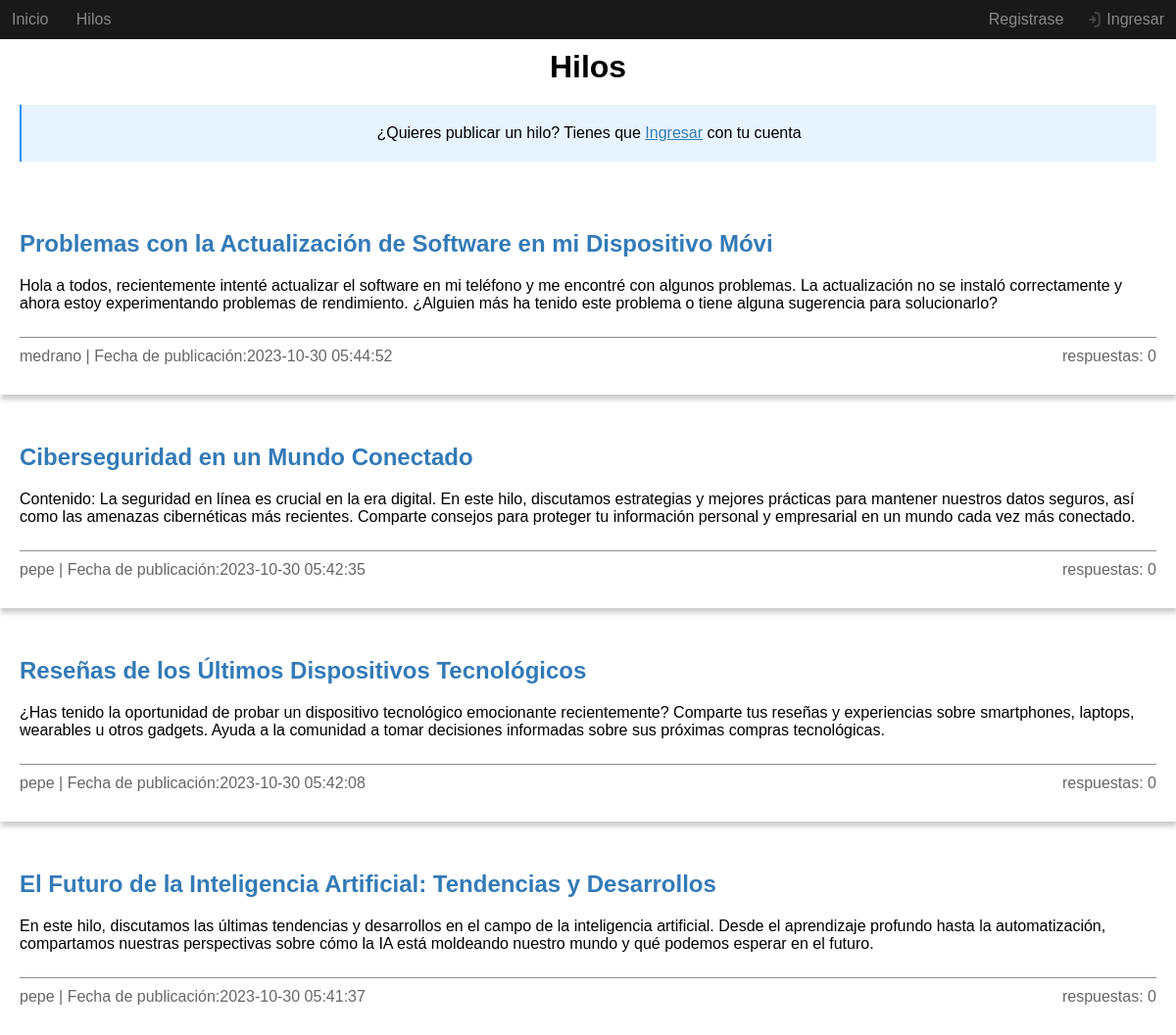
The app's page /, older data.
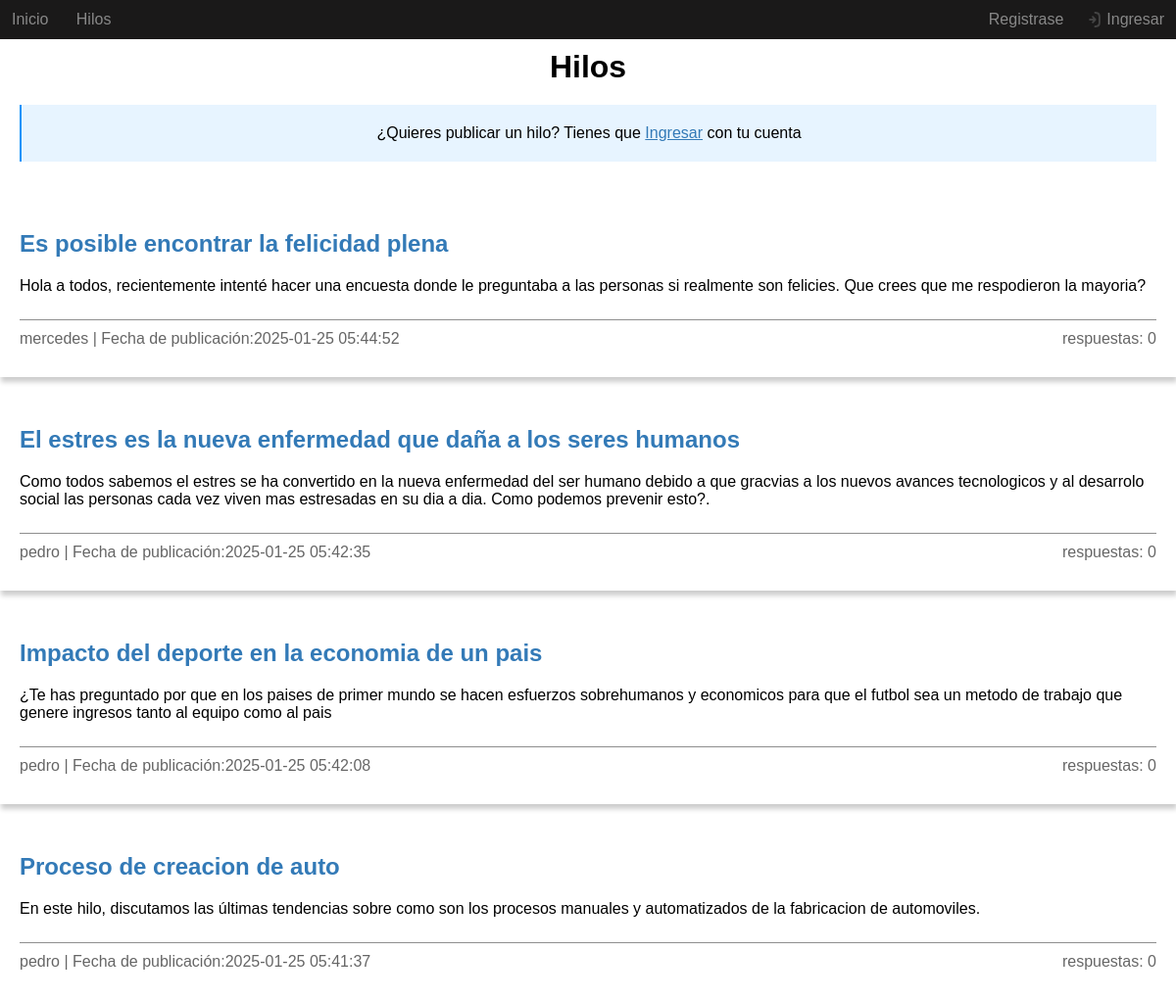
The same page, newer data.
### tables this page shows
CREATE TABLE `hilo` (
  `id` int(11) NOT NULL,
  `titulo` varchar(250) NOT NULL,
  `contenido` varchar(1000) NOT NULL,
  `fecha_creacion` timestamp NOT NULL DEFAULT current_timestamp(),
  `usuario_id` int(11) NOT NULL
);

CREATE TABLE `usuario` (
  `id` int(11) NOT NULL,
  `usuario` varchar(60) NOT NULL,
  `correo` varchar(60) NOT NULL,
  `clave` varchar(60) NOT NULL,
  `fecha_registro` timestamp NOT NULL DEFAULT current_timestamp()
);

### controllers/threadcontroller.php (called while the page is built, shortened)
<?php
final class ThreadController extends SessionController
{
    function index()
    {
        $threads = $this->getThreadsAll();
        $threadsAllInfo = [];
        foreach ($threads as $thread) {
            $thread['usuario'] = $this->getUser($thread['usuario']);
            $thread['respuestas'] = $this->countAnswers($thread['id']);
            array_push($threadsAllInfo, $thread);
        }
        $this->view->render('thread/index', ['user' => $this->user, 'threads' => $threadsAllInfo]);
    }
    private function getThreadsAll($n = 10)
    {
        $thread = new ThreadModel();
        return $thread->getThreadLimit($n, true);
    }
    private function getUser($userId)
    {
        $user = new UserModel();
        $user->getById($userId);
        $userInfo = [];
        $userInfo['id'] = $user->getId();
        $userInfo['usuario'] = $user->getUsername();
        return $userInfo;
    }
    private function countAnswers($threadId)
    {
        $answer = new AnswerModel();
        return $answer->countAnswersByThreadId($threadId);
    }
}

### libs/app.php (called while the page is built, shortened)
<?php
class App
{
    private $method = 'index';
    function __construct()
    {
        $url = $this->parseUrl();
        $this->controller = new $this->controllerName;
        $this->params = $url ? array_values($url) : [];
        $this->controller->{$this->method}($this->params);
    }
}

### index.php (called while the page is built, shortened)
<?php
require_once 'libs/app.php';
require_once 'libs/view.php';
$app = new App();

### models/threadmodel.php (called while the page is built, shortened)
<?php
class ThreadModel extends Model implements IModel
{
    private $id;
    private $title;
    private $content;
    private $creationDate;
    private $userId;
    public function getThreadLimit($n, $toArray = false)
    {
        $items = [];
        try {
            $pdo = $this->db->connect();
            $query = $pdo->prepare('SELECT * FROM hilo ORDER BY fecha_creacion DESC LIMIT :n');
            $query->execute(['n' => $n]);
            if ($query->rowCount() > 0) {
                while ($p = $query->fetch(PDO::FETCH_ASSOC)) {
                    $item = new ThreadModel();
                    $item->from($p);
                    if ($toArray) {
                        $item = $item->toArray();
                    }
                    array_push($items, $item);
                }
                return $items;
            } else {
                return null;
            }
        } catch (PDOException $e) {
            return false;
        }
    }
    public function from($array)
    {
        $this->id = $array['id'];
        $this->title = $array['titulo'];
        $this->content = $array['contenido'];
        $this->creationDate = $array['fecha_creacion'];
        $this->userId = $array['usuario_id'];
    }
    public function toArray()
    {
        $array = [];
        $array['id'] = $this->id;
        $array['titulo'] = $this->title;
        $array['contenido'] = $this->content;
        $array['fecha_creacion'] = $this->creationDate;
        $array['usuario'] = $this->userId;
        return $array;
    }
}

### models/usermodel.php (called while the page is built, shortened)
<?php
class UserModel extends Model implements IModel
{
    public function getById($id)
    {
        try {
            $pdo = $this->db->connect();
            $query = $pdo->prepare('SELECT * FROM usuario  WHERE id =:id ');
            $query->execute(['id' => $id]);
            return $this;
        } catch (PDOException $e) {
            error_log('UserModel::getById ' . $e->getMessage());
            return false;
        }
    }
}

### views/thread/index.php (the view, shortened to what this page needs)
<?php
$threads = $this->d['threads'];
$user = $this->d['user'];
?>
<!DOCTYPE html>
<html lang="es">
<head>
    <link rel="stylesheet" href="<?php echo constant('URL') ?>./public/css/styles.css">
</head>
<body>
    <?php require 'views/header.php' ?>
    <div class="container">
        <h1>Hilos</h1>
        <?php
        if ($user) {
        ?>
            <div class="new-thread">
                <form action="<?php echo constant('URL') ?>thread/newThread" class="form" method="post">
                    <div class="form-group">
                        <label>titulo</label>
                        <input type="text" class="text-in" name="title">
                    </div>
                    <div class="form-group">
                        <label>Contenido</label>
                        <textarea name="content" class="text-in" cols="30" rows="5"></textarea>
                    </div>
                    <button type="submit" class="btn"> Publicar</button>
                </form>
            </div>
        <?php
        } else {
            echo '<div class="message"> ¿Quieres publicar un hilo? Tienes que <a href="' . constant('URL') . 'login">Ingresar</a> con tu cuenta </div>';
        }
        ?>
        <div class="threads">
            <?php
            foreach ($threads as $thread) {
            ?>
                <div class="thread">
                    <div class="thread-header">
                        <h2><a href="<?php echo constant('URL') . 'thread/info/' . $thread['id'] ?>"><?php echo $thread['titulo']; ?></a></h2>
                    </div>
                    <div class="thread-content">
                        <p><?php echo $thread['contenido']; ?></p>
                    </div>
                    <div class="thread-footer">
                        <div>
                            <label class="t_user"></span> <?php echo $thread['usuario']['usuario']; ?></label> | <label class="t_public-date">Fecha de publicación:</label><span><?php echo $thread['fecha_creacion']; ?></span>
                        </div>
                        <div>
                            <span>respuestas: <?php echo $thread['respuestas']; ?></span>
                        </div>
                    </div>
                </div>
            <?php
            }
            ?>
        </div>
    </div>
</body>
</html>

### libs/view.php (shortened to what this page needs)
<?php
class View
{
    public function render($viewName, $data = [])
    {
        $viewPath = "views/$viewName.php";
        if (file_exists($viewPath)) {
            $this->d = $data;
            require $viewPath;
        } else {
            echo "La vista '$viewName' no se encuentra.";
        }
    }
}

### views/header.php
<header>
    <nav>
        <div class="nav-left">
            <a href="<?php echo  constant('URL') ?>">Inicio</a>
            <a href="<?php echo  constant('URL') ?>thread">Hilos</a>
        </div>
        <div class="nav-right">
            <?php
            if (isset($user)) {
                echo '<label class="h_user"> <span class="i-user"></span>' . $user->getUsername() . '</label>';
                echo '<a href="' . constant('URL') . 'logout" class="h_link"><span class="i-logout"></span> Cerrar sesión</a>';
            } else {
                echo '<a href="' . constant('URL') . 'signup" class="h_link">Registrase</a>';
                echo '<a href="' . constant('URL') . 'login" class="h_link"><span class="i-login"></span> Ingresar</a>';
            }
            ?>
        </div>
    </nav>
</header>

### public/css/styles.css (style rules this page uses)
* { padding: 0; margin: 0; box-sizing: border-box; }
:root { --body-color: #e0e0e0; --color-primary: #337ab7; ; --color-secondary: #1a1919; --color-link: #337ab7; ; }
a { color: var(--color-link); }
body { font-family: 'Trebuchet MS', 'Lucida Sans Unicode', 'Lucida Grande', 'Lucida Sans', Arial, sans-serif; background-color: var(--body-color); }
h1 { margin: auto; text-align: center; }
header { background-color: var(--color-secondary); color: #888; position: fixed; width: 100%; }
header a { color: inherit; text-decoration: none; padding: 10px 12px; }
header nav { max-width: 1200px; height: 40px; display: flex; justify-content: space-between; align-items: center; margin: 0 auto; }
.nav-right { display: flex; align-items: center; }
.h_link { display: flex; align-items: center; gap: 4px; }
.i-login { content: url(../icons/login.svg); width: 1em; height: 1em; color: currentColor; }
.container { padding-top: 50px; min-height: 100vh; max-width: 1200px; margin: 0 auto; background-color: white; overflow: hidden; }
.message { background-color: #0d93f919; border-left: solid 2px #0d93f9; margin: 20px; padding: 20px; text-align: center; }
.threads { margin-top: 40px; display: flex; flex-direction: column; gap: 20px; }
.thread { padding: 20px; box-shadow: 1px 5px 5px rgba(0, 0, 0, 0.2); }
.thread a { color: var(--color-link); text-decoration: none; }
.thread-header { padding: 10px 0; }
.thread-content { padding: 10px 0; margin-bottom: 15px; }
.thread-footer { opacity: 0.6; padding: 10px 0; border-top: solid 1px #444; display: flex; justify-content: space-between; align-items: center; }

Row changes from the older to the newer data that the page shows:
removed hilo: titulo "Ciberseguridad en un Mundo Conectado", contenido "Contenido: La seguridad en línea es crucial en la era digital. En este hilo, discutamos estrategias y mejores prácticas para mantener nuestros datos seguros, así como las amenazas cibernéticas más recientes. Comparte consejos para proteger tu información personal y empresarial en un mundo cada vez más conectado.", usuario.usuario "pepe", fecha_creacion "2023-10-30 05:42:35", respuestas "0"
removed hilo: titulo "Reseñas de los Últimos Dispositivos Tecnológicos", contenido "¿Has tenido la oportunidad de probar un dispositivo tecnológico emocionante recientemente? Comparte tus reseñas y experiencias sobre smartphones, laptops, wearables u otros gadgets. Ayuda a la comunidad a tomar decisiones informadas sobre sus próximas compras tecnológicas.", usuario.usuario "pepe", fecha_creacion "2023-10-30 05:42:08", respuestas "0"
changed hilo: titulo "Problemas con la Actualización de Software en mi Dispositivo Móvi" → "Es posible encontrar la felicidad plena"; contenido "…a todos, recientemente intenté actualizar el software en mi teléfono y me encontré con algunos problemas. La actualización no se instaló correctamente y ahora estoy experimentando problemas de rendimiento. ¿Alguien más ha tenido este problema o tiene alguna sugerencia para solucionarlo?" → "Hola a todos, recientemente intenté hacer una encuesta donde le preguntaba a las personas si realmente son felicies. Que crees que me respodieron la mayoria?"; usuario.usuario "medrano" → "mercedes"; fecha_creacion "2023-10-30 05:44:52" → "2025-01-25 05:44:52"
added hilo: titulo "El estres es la nueva enfermedad que daña a los seres humanos", contenido "Como todos sabemos el estres se ha convertido en la nueva enfermedad del ser humano debido a que gracvias a los nuevos avances tecnologicos y al desarrolo social las personas cada vez viven mas estresadas en su dia a dia. Como podemos prevenir esto?.", usuario.usuario "pedro", fecha_creacion "2025-01-25 05:42:35", respuestas "0"
added hilo: titulo "Impacto del deporte en la economia de un pais", contenido "¿Te has preguntado por que en los paises de primer mundo se hacen esfuerzos sobrehumanos y economicos para que el futbol sea un metodo de trabajo que genere ingresos tanto al equipo como al pais", usuario.usuario "pedro", fecha_creacion "2025-01-25 05:42:08", respuestas "0"
changed hilo: titulo "El Futuro de la Inteligencia Artificial: Tendencias y Desarrollos" → "Proceso de creacion de auto"; contenido "…discutamos las últimas tendencias y desarrollos en el campo de la inteligencia artificial. Desde el aprendizaje profundo hasta la automatización, compartamos nuestras perspectivas sobre cómo la IA está moldeando nuestro mundo y qué podemos esperar en el futuro." → "En este hilo, discutamos las últimas tendencias sobre como son los procesos manuales y automatizados de la fabricacion de automoviles."; usuario.usuario "pepe" → "pedro"; fecha_creacion "2023-10-30 05:41:37" → "2025-01-25 05:41:37"
